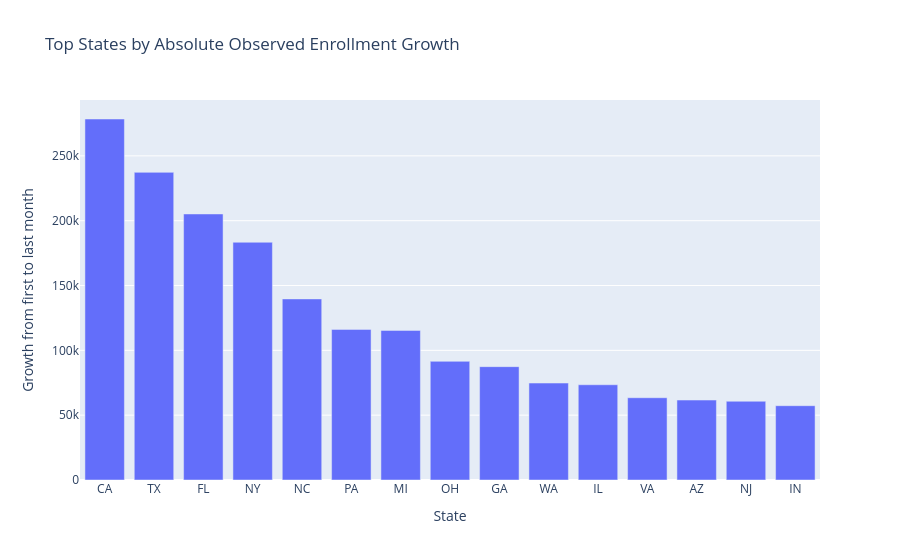
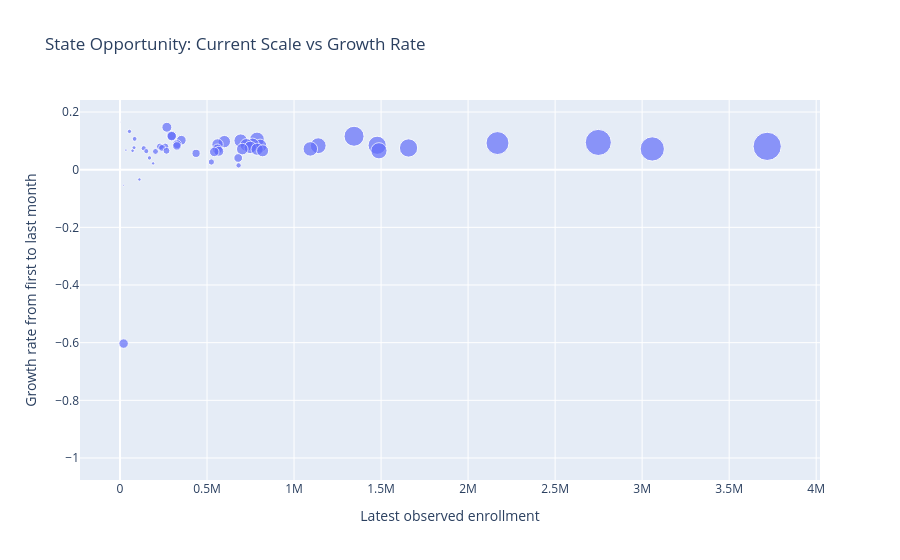

The notebook cell saved with these charts, in order:
### Markdown cell above
## State-Level Opportunity View

Reason: the dashboard and sales story need geography. This section identifies current scale, absolute growth, percentage growth, and volatility by state.

### Code cell
state_monthly = (
    ma.groupby(["report_month", "report_month_label", "state"], as_index=False)
    .agg(
        observed_enrollment=("enrolled", "sum"),
        source_rows=("enrolled_raw", "size"),
        numeric_rows=("is_enrollment_numeric", "sum"),
        suppressed_rows=("is_enrollment_suppressed", "sum"),
        counties=("state_county_key", "nunique"),
        plan_types=("plan_type", "nunique"),
    )
    .sort_values(["state", "report_month"])
)
state_monthly["mom_change"] = state_monthly.groupby("state")["observed_enrollment"].diff()
state_monthly["mom_growth_pct"] = state_monthly.groupby("state")["observed_enrollment"].pct_change()

state_growth = (
    state_monthly.groupby("state")
    .agg(
        first_month=("report_month_label", "first"),
        last_month=("report_month_label", "last"),
        first_enrollment=("observed_enrollment", "first"),
        last_enrollment=("observed_enrollment", "last"),
        avg_enrollment=("observed_enrollment", "mean"),
        min_enrollment=("observed_enrollment", "min"),
        max_enrollment=("observed_enrollment", "max"),
        avg_mom_growth_pct=("mom_growth_pct", "mean"),
        volatility_mom_growth_pct=("mom_growth_pct", "std"),
        counties=("counties", "max"),
    )
    .reset_index()
)
state_growth["absolute_growth"] = state_growth["last_enrollment"] - state_growth["first_enrollment"]
state_growth["growth_pct"] = np.where(state_growth["first_enrollment"] > 0, state_growth["absolute_growth"] / state_growth["first_enrollment"], np.nan)
state_growth["opportunity_rank"] = state_growth["absolute_growth"].rank(ascending=False, method="dense").astype(int)
state_growth = state_growth.sort_values(["absolute_growth", "last_enrollment"], ascending=False)

state_monthly.to_parquet(PROCESSED_DIR / "ma_scp_state_monthly.parquet", index=False)
state_monthly.to_csv(REPORT_TABLE_DIR / "ma_scp_state_monthly.csv", index=False)
state_growth.to_csv(REPORT_TABLE_DIR / "ma_scp_state_growth.csv", index=False)

display(state_growth.head(20))
fig = px.bar(state_growth.head(15), x="state", y="absolute_growth", title="Top States by Absolute Observed Enrollment Growth")
fig.update_layout(yaxis_title="Growth from first to last month", xaxis_title="State")
fig.show()

state_growth_for_plot = state_growth.copy()
state_growth_for_plot["abs_growth_for_marker"] = state_growth_for_plot["absolute_growth"].abs()

fig = px.scatter(
    state_growth_for_plot,
    x="last_enrollment",
    y="growth_pct",
    size="abs_growth_for_marker",
    hover_name="state",
    title="State Opportunity: Current Scale vs Growth Rate",
)
fig.update_layout(xaxis_title="Latest observed enrollment", yaxis_title="Growth rate from first to last month")
fig.show()

### Figure 1 — Plotly figure (JSON) as saved in the notebook; plotly's stock layout.template omitted (floating-point values rounded to 4 significant figures)
{"data": [{"hovertemplate": "state=%{x}<br>absolute_growth=%{y}<extra></extra>", "legendgroup": "", "marker": {"color": "#636efa", "pattern": {"shape": ""}}, "name": "", "orientation": "v", "showlegend": false, "textposition": "auto", "type": "bar", "x": ["CA", "TX", "FL", "NY", "NC", "PA", "MI", "OH", "GA", "WA", "IL", "VA", "AZ", "NJ", "IN"], "xaxis": "x", "y": [278400.0, 237300.0, 205200.0, 183400.0, 139700.0, 116200.0, 115400.0, 91520.0, 87430.0, 74780.0, 73460.0, 63460.0, 61650.0, 60740.0, 57310.0], "yaxis": "y"}], "layout": {"barmode": "relative", "legend": {"tracegroupgap": 0}, "title": {"text": "Top States by Absolute Observed Enrollment Growth"}, "xaxis": {"anchor": "y", "domain": [0.0, 1.0], "title": {"text": "State"}}, "yaxis": {"anchor": "x", "domain": [0.0, 1.0], "title": {"text": "Growth from first to last month"}}}}

### Figure 2 — Plotly figure (JSON) as saved in the notebook; plotly's stock layout.template omitted (floating-point values rounded to 4 significant figures)
{"data": [{"hovertemplate": "<b>%{hovertext}</b><br><br>last_enrollment=%{x}<br>growth_pct=%{y}<br>abs_growth_for_marker=%{marker.size}<extra></extra>", "hovertext": ["CA", "TX", "FL", "NY", "NC", "PA", "MI", "OH", "GA", "WA", "IL", "VA", "AZ", "NJ", "IN", "MO", "SC", "WI", "TN", "AL", "LA", "KY", "UT", "CO", "OK", "MA", "MD", "MS", "NV", "PR", "AR", "CT", "WV", "ME", "NM", "IA", "OR", "KS", "MN", "NE", "RI", "DE", "HI", "ND", "MT", "SD", "ID", "DC", "AK", "VI", "MP", "GU", "AS", "WY", "NH", "VT"], "legendgroup": "", "marker": {"color": "#636efa", "size": [278400.0, 237300.0, 205200.0, 183400.0, 139700.0, 116200.0, 115400.0, 91520.0, 87430.0, 74780.0, 73460.0, 63460.0, 61650.0, 60740.0, 57310.0, 53740.0, 53190.0, 52220.0, 50370.0, 46860.0, 45090.0, 37150.0, 34540.0, 34150.0, 32690.0, 31520.0, 31320.0, 30940.0, 26660.0, 26490.0, 24920.0, 23400.0, 19100.0, 17040.0, 16960.0, 16440.0, 13650.0, 12120.0, 9999.0, 9433.0, 9145.0, 8113.0, 6637.0, 6371.0, 5704.0, 4464.0, 4052.0, 2158.0, 364.0, 48.0, 14.0, 27.0, 44.0, 1122.0, 3922.0, 31430.0], "sizemode": "area", "sizeref": 696.1, "symbol": "circle"}, "mode": "markers", "name": "", "orientation": "v", "showlegend": false, "type": "scatter", "x": [3719000.0, 2748000.0, 3058000.0, 2169000.0, 1345000.0, 1658000.0, 1478000.0, 1488000.0, 1139000.0, 787300.0, 1093000.0, 693400.0, 805400.0, 761900.0, 726300.0, 748100.0, 599500.0, 787900.0, 819400.0, 702500.0, 560500.0, 559600.0, 269300.0, 567900.0, 352400.0, 541600.0, 296400.0, 297200.0, 328200.0, 679100.0, 326900.0, 437100.0, 259300.0, 229700.0, 241700.0, 267200.0, 524900.0, 203900.0, 681300.0, 136400.0, 151200.0, 84080.0, 169100.0, 54390.0, 80620.0, 72410.0, 190400.0, 33940.0, 2565.0, 5701.0, 0.0, 38.0, 72.0, 19710.0, 111500.0, 20680.0], "xaxis": "x", "y": [0.08094, 0.0945, 0.07192, 0.09235, 0.1159, 0.07534, 0.0847, 0.06555, 0.08315, 0.105, 0.07202, 0.1007, 0.08289, 0.08662, 0.08567, 0.07739, 0.09736, 0.07098, 0.0655, 0.07147, 0.0875, 0.07111, 0.1472, 0.06398, 0.1022, 0.06179, 0.1182, 0.1162, 0.0884, 0.04059, 0.0825, 0.05657, 0.07952, 0.08015, 0.07547, 0.06557, 0.02669, 0.06319, 0.01489, 0.07431, 0.06439, 0.1068, 0.04084, 0.1327, 0.07614, 0.0657, 0.02175, 0.0679, 0.1654, 0.008491, -1.0, -0.4154, -0.3793, -0.05386, -0.03397, -0.6031], "yaxis": "y"}], "layout": {"legend": {"itemsizing": "constant", "tracegroupgap": 0}, "title": {"text": "State Opportunity: Current Scale vs Growth Rate"}, "xaxis": {"anchor": "y", "domain": [0.0, 1.0], "title": {"text": "Latest observed enrollment"}}, "yaxis": {"anchor": "x", "domain": [0.0, 1.0], "title": {"text": "Growth rate from first to last month"}}}}
